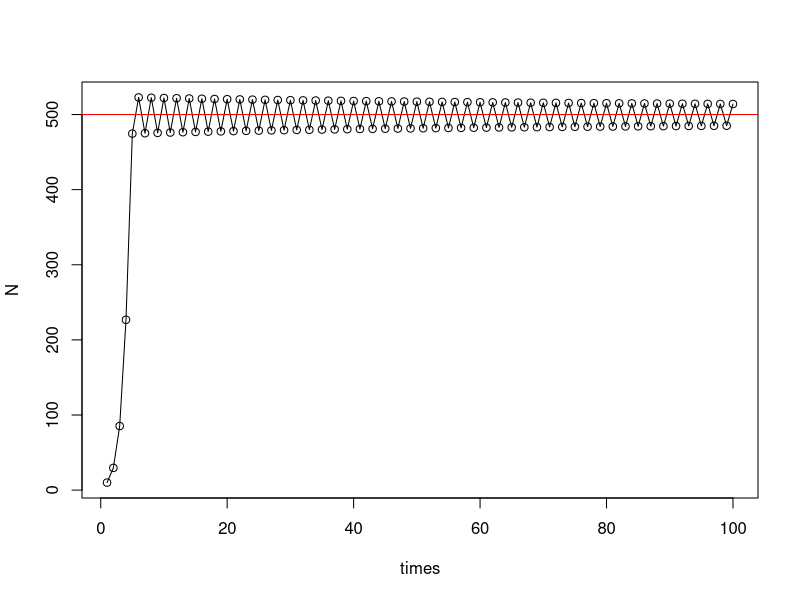
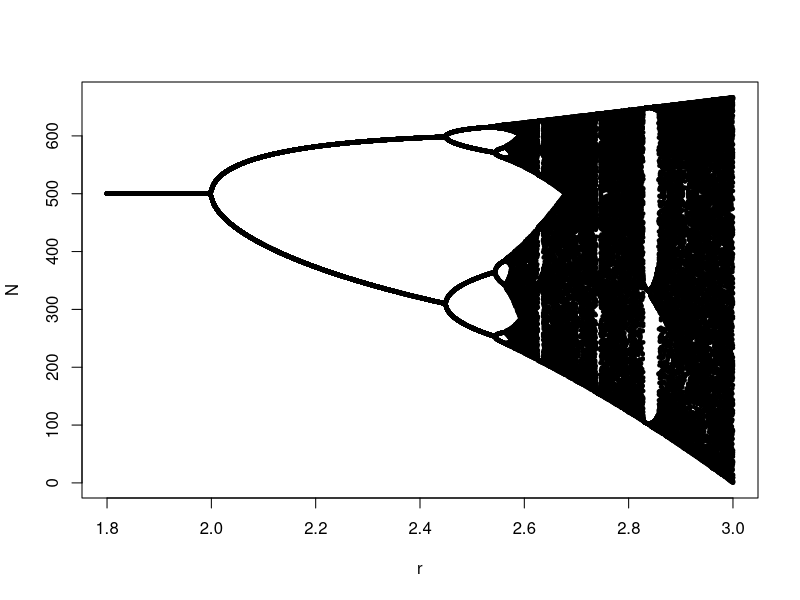

Reproduce these figures in R, in order.
##### Part 1: Model the discrete logistic population growth using for loops
### (1) Define the discrete logistic growth equation
log_fun <- function(r, N, K){N + r*N*(1-N/K)}

### (2) Set the parameters
r <- 2
K <- 500
N0 <- 10
time <- 100

### (3) Use for loop to iterate over the time sequence
pop_size <- data.frame(times = 1:time)
pop_size$N[1] <- N0
head(pop_size)

for(i in 2:time){
  pop_size$N[i] <- log_fun(r = r, N = pop_size$N[i - 1], K = K)
}

head(pop_size)

### (4) Population trajectory
plot(N ~ times, data = pop_size, type = "l")
abline(h = K, col = "red")
points(N ~ times, data = pop_size)


###### Part 2: Bifurcation curve
### (1) data setting
# intrinsic growth rate sequence
r_seq <- seq(from = 1.8, to = 3, by = 0.001)
# number of sampling
N_rep <- 100

# data
dat_plot <- data.frame(r = rep(r_seq, each = N_rep), N = 0)
head(dat_plot)

### (2) Run the discrete logistic model
for (lo in 1:length(r_seq)){
  log_fun <- function(r, N, K){N + r*N*(1-N/K)}

  r <- r_seq[lo]
  K <- 500
  N0 <- 10
  time <- 1000

  pop_size <- data.frame(times = 1:time)
  pop_size$N[1] <- N0

  for(i in 2:time){
    pop_size$N[i] <- log_fun(r = r, N = pop_size$N[i - 1], K = K)
  }

  # save the data
  dat_plot$N[(1 + (lo - 1)*N_rep):(lo*N_rep)] <- pop_size$N[(nrow(pop_size) - N_rep + 1):nrow(pop_size)]
}

plot(N ~ r, data = dat_plot, cex = 0.7, pch = 20)
